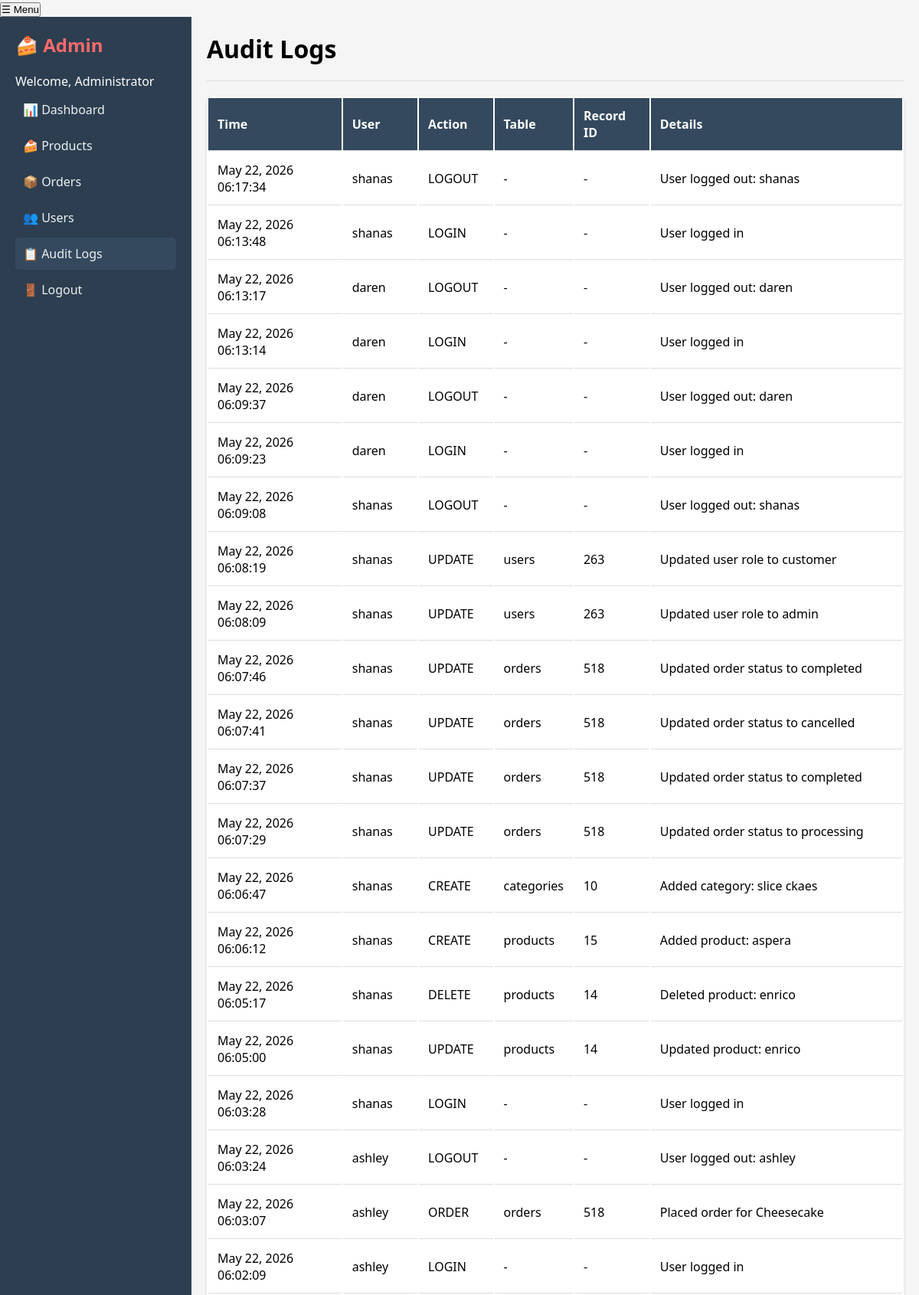
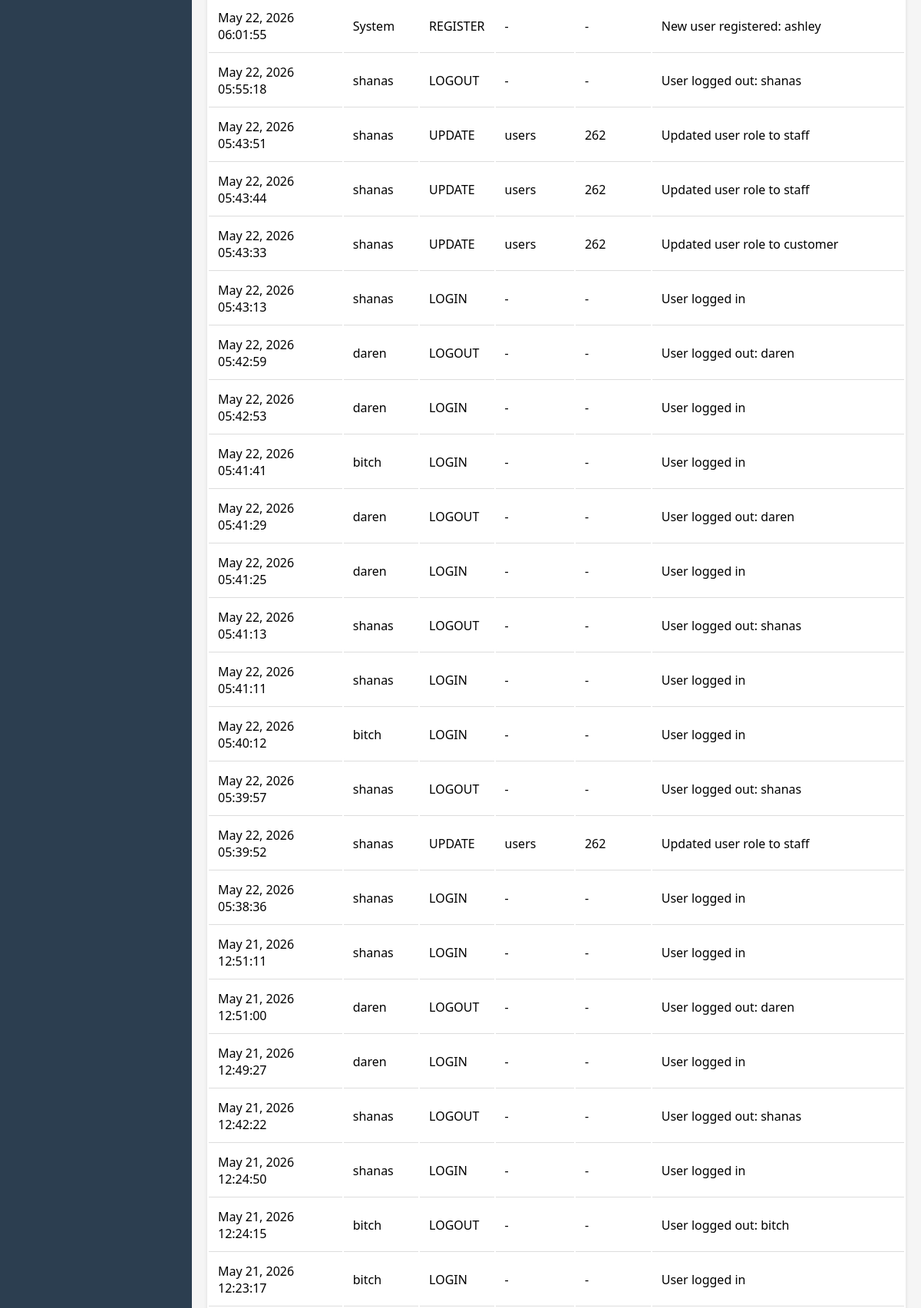
The app's page /admin/audit.php (signed in, upper part) with its own data (2 pictures, top to bottom).
### tables this page shows
CREATE TABLE `audit_logs` (
  `id` int(11) NOT NULL,
  `user_id` int(11) DEFAULT NULL,
  `action` varchar(50) DEFAULT NULL,
  `table_name` varchar(50) DEFAULT NULL,
  `record_id` int(11) DEFAULT NULL,
  `details` text DEFAULT NULL,
  `created_at` timestamp NOT NULL DEFAULT current_timestamp()
);

CREATE TABLE `users` (
  `id` int(11) NOT NULL,
  `username` varchar(50) NOT NULL,
  `email` varchar(100) NOT NULL,
  `password` varchar(255) NOT NULL,
  `full_name` varchar(100) DEFAULT NULL,
  `role` enum('admin','customer') DEFAULT 'customer',
  `created_at` timestamp NOT NULL DEFAULT current_timestamp()
);

### admin/audit.php (the view, shortened to what this page needs)
<?php
require_once '../db.php';
$logs = $conn->query("
    SELECT a.*, u.username
    FROM audit_logs a
    LEFT JOIN users u ON a.user_id = u.id
    ORDER BY a.id DESC
    LIMIT 100
")->fetchAll();
?>
<!DOCTYPE html>
<html>
<head>
</head>
<body>
    <button class="menu-toggle" onclick="toggleSidebar()">☰ Menu</button>
    <div class="dashboard">
        <div class="sidebar">
            <h2>🍰 <span>Admin</span></h2>
            <p>Welcome, <?php echo $_SESSION['full_name']; ?></p>
            <nav>
                <a href="dashboard.php">📊 Dashboard</a>
                <a href="products.php">🍰 Products</a>
                <a href="orders.php">📦 Orders</a>
                <a href="users.php">👥 Users</a>
                <a href="audit.php" class="active">📋 Audit Logs</a>
                <a href="../logout.php">🚪 Logout</a>
            </nav>
        </div>
        <div class="content">
            <div class="header">
                <h1>Audit Logs</h1>
            </div>
            <table>
                <thead>
                    <tr>
                        <th>Time</th>
                        <th>User</th>
                        <th>Action</th>
                        <th>Table</th>
                        <th>Record ID</th>
                        <th>Details</th>
                    </tr>
                </thead>
                <tbody>
                    <?php foreach($logs as $log): ?>
                    <tr>
                        <td><?php echo date('M d, Y H:i:s', strtotime($log['created_at'])); ?></td>
                        <td><?php echo $log['username'] ?: 'System'; ?></td>
                        <td><?php echo $log['action']; ?></td>
                        <td><?php echo $log['table_name'] ?: '-'; ?></td>
                        <td><?php echo $log['record_id'] ?: '-'; ?></td>
                        <td><?php echo $log['details']; ?></td>
                    </tr>
                    <?php endforeach; ?>
                </tbody>
            </table>
        </div>
    </div>
</body>
</html>

### admin/audit.php (style rules this page uses)
* { margin: 0; padding: 0; box-sizing: border-box; }
body { font-family: 'Segoe UI', Tahoma, Geneva, Verdana, sans-serif; background: #f5f5f5; }
.dashboard { display: flex; min-height: 100vh; }
.sidebar { width: 250px; background: #2c3e50; color: white; padding: 20px; }
.sidebar h2 { margin-bottom: 20px; }
.sidebar h2 span { color: #ff6b6b; }
.sidebar a { display: block; color: #ecf0f1; text-decoration: none; padding: 10px; margin: 5px 0; border-radius: 5px; }
.sidebar a:hover, .sidebar a.active { background: #34495e; }
.content { flex: 1; padding: 20px; }
.header { display: flex; justify-content: space-between; align-items: center; margin-bottom: 20px; padding-bottom: 20px; border-bottom: 1px solid #ddd; }
table { width: 100%; background: white; border-radius: 8px; overflow: hidden; box-shadow: 0 2px 5px rgba(0,0,0,0.1); }
th, td { padding: 12px; text-align: left; border-bottom: 1px solid #ddd; }
th { background: #34495e; color: white; }

### records on screen
audit_logs: created_at "May 22, 2026 06:17:34", user.username "shanas", action "LOGOUT", table_name "-", record "-", details "User logged out: shanas"
audit_logs: created_at "May 22, 2026 06:13:48", user.username "shanas", action "LOGIN", table_name "-", record "-", details "User logged in"
audit_logs: created_at "May 22, 2026 06:13:17", user.username "daren", action "LOGOUT", table_name "-", record "-", details "User logged out: daren"
audit_logs: created_at "May 22, 2026 06:13:14", user.username "daren", action "LOGIN", table_name "-", record "-", details "User logged in"
audit_logs: created_at "May 22, 2026 06:09:37", user.username "daren", action "LOGOUT", table_name "-", record "-", details "User logged out: daren"
audit_logs: created_at "May 22, 2026 06:09:23", user.username "daren", action "LOGIN", table_name "-", record "-", details "User logged in"
audit_logs: created_at "May 22, 2026 06:09:08", user.username "shanas", action "LOGOUT", table_name "-", record "-", details "User logged out: shanas"
audit_logs: created_at "May 22, 2026 06:08:19", user.username "shanas", action "UPDATE", table_name "users", record "263", details "Updated user role to customer"
audit_logs: created_at "May 22, 2026 06:08:09", user.username "shanas", action "UPDATE", table_name "users", record "263", details "Updated user role to admin"
audit_logs: created_at "May 22, 2026 06:07:46", user.username "shanas", action "UPDATE", table_name "orders", record "518", details "Updated order status to completed"
audit_logs: created_at "May 22, 2026 06:07:41", user.username "shanas", action "UPDATE", table_name "orders", record "518", details "Updated order status to cancelled"
audit_logs: created_at "May 22, 2026 06:07:37", user.username "shanas", action "UPDATE", table_name "orders", record "518", details "Updated order status to completed"
audit_logs: created_at "May 22, 2026 06:07:29", user.username "shanas", action "UPDATE", table_name "orders", record "518", details "Updated order status to processing"
audit_logs: created_at "May 22, 2026 06:06:47", user.username "shanas", action "CREATE", table_name "categories", record "10", details "Added category: slice ckaes"
audit_logs: created_at "May 22, 2026 06:06:12", user.username "shanas", action "CREATE", table_name "products", record "15", details "Added product: aspera"
audit_logs: created_at "May 22, 2026 06:05:17", user.username "shanas", action "DELETE", table_name "products", record "14", details "Deleted product: enrico"
audit_logs: created_at "May 22, 2026 06:05:00", user.username "shanas", action "UPDATE", table_name "products", record "14", details "Updated product: enrico"
audit_logs: created_at "May 22, 2026 06:03:28", user.username "shanas", action "LOGIN", table_name "-", record "-", details "User logged in"
audit_logs: created_at "May 22, 2026 06:03:24", user.username "ashley", action "LOGOUT", table_name "-", record "-", details "User logged out: ashley"
audit_logs: created_at "May 22, 2026 06:03:07", user.username "ashley", action "ORDER", table_name "orders", record "518", details "Placed order for Cheesecake"
audit_logs: created_at "May 22, 2026 06:02:09", user.username "ashley", action "LOGIN", table_name "-", record "-", details "User logged in"
audit_logs: created_at "May 22, 2026 06:01:55", username "System", action "REGISTER", table_name "-", record "-", details "New user registered: ashley"
audit_logs: created_at "May 22, 2026 05:55:18", user.username "shanas", action "LOGOUT", table_name "-", record "-", details "User logged out: shanas"
audit_logs: created_at "May 22, 2026 05:43:51", user.username "shanas", action "UPDATE", table_name "users", record "262", details "Updated user role to staff"
audit_logs: created_at "May 22, 2026 05:43:44", user.username "shanas", action "UPDATE", table_name "users", record "262", details "Updated user role to staff"
audit_logs: created_at "May 22, 2026 05:43:33", user.username "shanas", action "UPDATE", table_name "users", record "262", details "Updated user role to customer"
audit_logs: created_at "May 22, 2026 05:43:13", user.username "shanas", action "LOGIN", table_name "-", record "-", details "User logged in"
audit_logs: created_at "May 22, 2026 05:42:59", user.username "daren", action "LOGOUT", table_name "-", record "-", details "User logged out: daren"
audit_logs: created_at "May 22, 2026 05:42:53", user.username "daren", action "LOGIN", table_name "-", record "-", details "User logged in"
audit_logs: created_at "May 22, 2026 05:41:41", user.username "bitch", action "LOGIN", table_name "-", record "-", details "User logged in"
audit_logs: created_at "May 22, 2026 05:41:29", user.username "daren", action "LOGOUT", table_name "-", record "-", details "User logged out: daren"
audit_logs: created_at "May 22, 2026 05:41:25", user.username "daren", action "LOGIN", table_name "-", record "-", details "User logged in"
audit_logs: created_at "May 22, 2026 05:41:13", user.username "shanas", action "LOGOUT", table_name "-", record "-", details "User logged out: shanas"
audit_logs: created_at "May 22, 2026 05:41:11", user.username "shanas", action "LOGIN", table_name "-", record "-", details "User logged in"
audit_logs: created_at "May 22, 2026 05:40:12", user.username "bitch", action "LOGIN", table_name "-", record "-", details "User logged in"
audit_logs: created_at "May 22, 2026 05:39:57", user.username "shanas", action "LOGOUT", table_name "-", record "-", details "User logged out: shanas"
audit_logs: created_at "May 22, 2026 05:39:52", user.username "shanas", action "UPDATE", table_name "users", record "262", details "Updated user role to staff"
audit_logs: created_at "May 22, 2026 05:38:36", user.username "shanas", action "LOGIN", table_name "-", record "-", details "User logged in"
audit_logs: created_at "May 21, 2026 12:51:11", user.username "shanas", action "LOGIN", table_name "-", record "-", details "User logged in"
audit_logs: created_at "May 21, 2026 12:51:00", user.username "daren", action "LOGOUT", table_name "-", record "-", details "User logged out: daren"
audit_logs: created_at "May 21, 2026 12:49:27", user.username "daren", action "LOGIN", table_name "-", record "-", details "User logged in"
audit_logs: created_at "May 21, 2026 12:42:22", user.username "shanas", action "LOGOUT", table_name "-", record "-", details "User logged out: shanas"
audit_logs: created_at "May 21, 2026 12:24:50", user.username "shanas", action "LOGIN", table_name "-", record "-", details "User logged in"
audit_logs: created_at "May 21, 2026 12:24:15", user.username "bitch", action "LOGOUT", table_name "-", record "-", details "User logged out: bitch"
audit_logs: created_at "May 21, 2026 12:23:17", user.username "bitch", action "LOGIN", table_name "-", record "-", details "User logged in"

### other values on screen
$_SESSION['full_name'] "Administrator"
